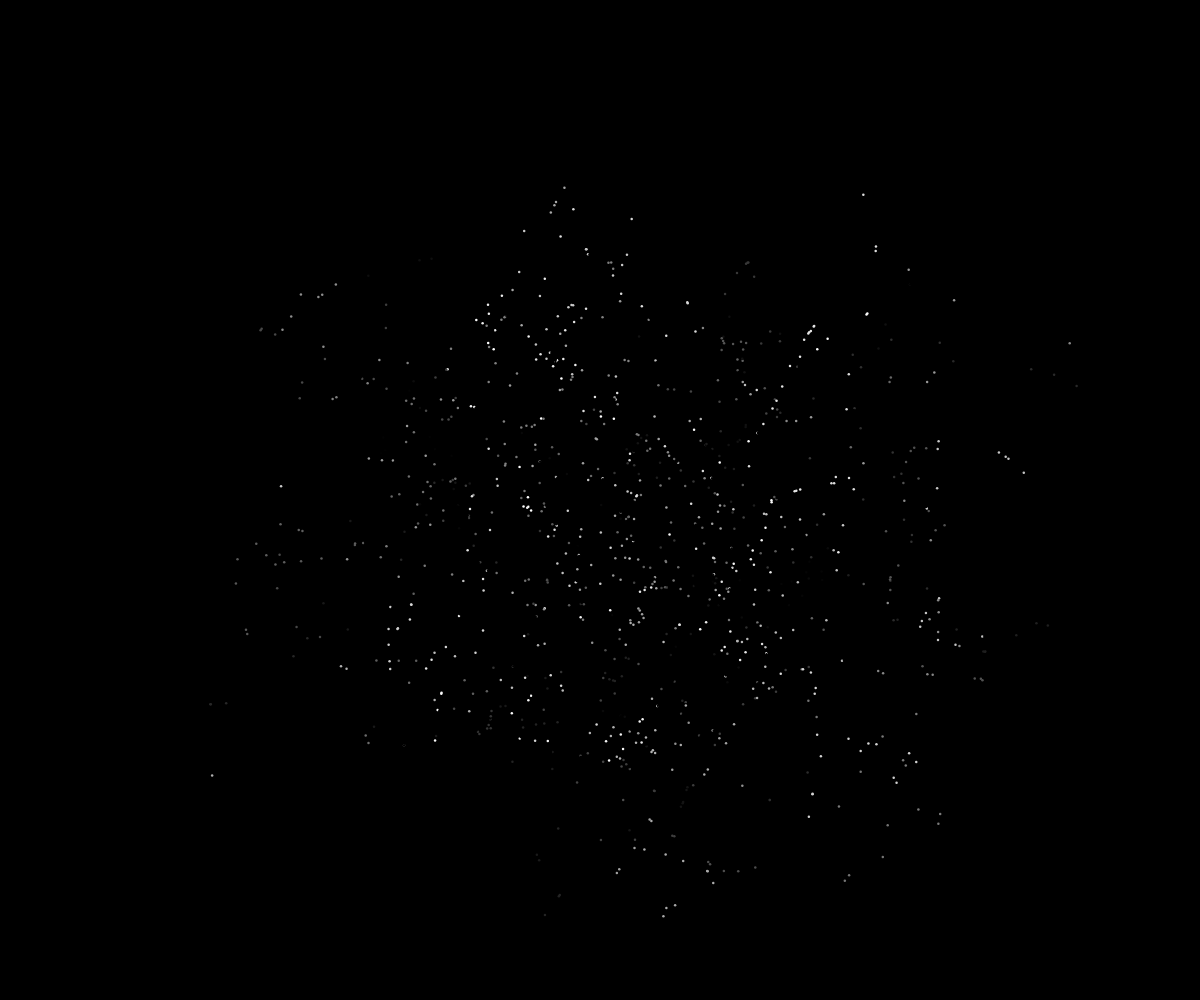
Frame 1 (no input)
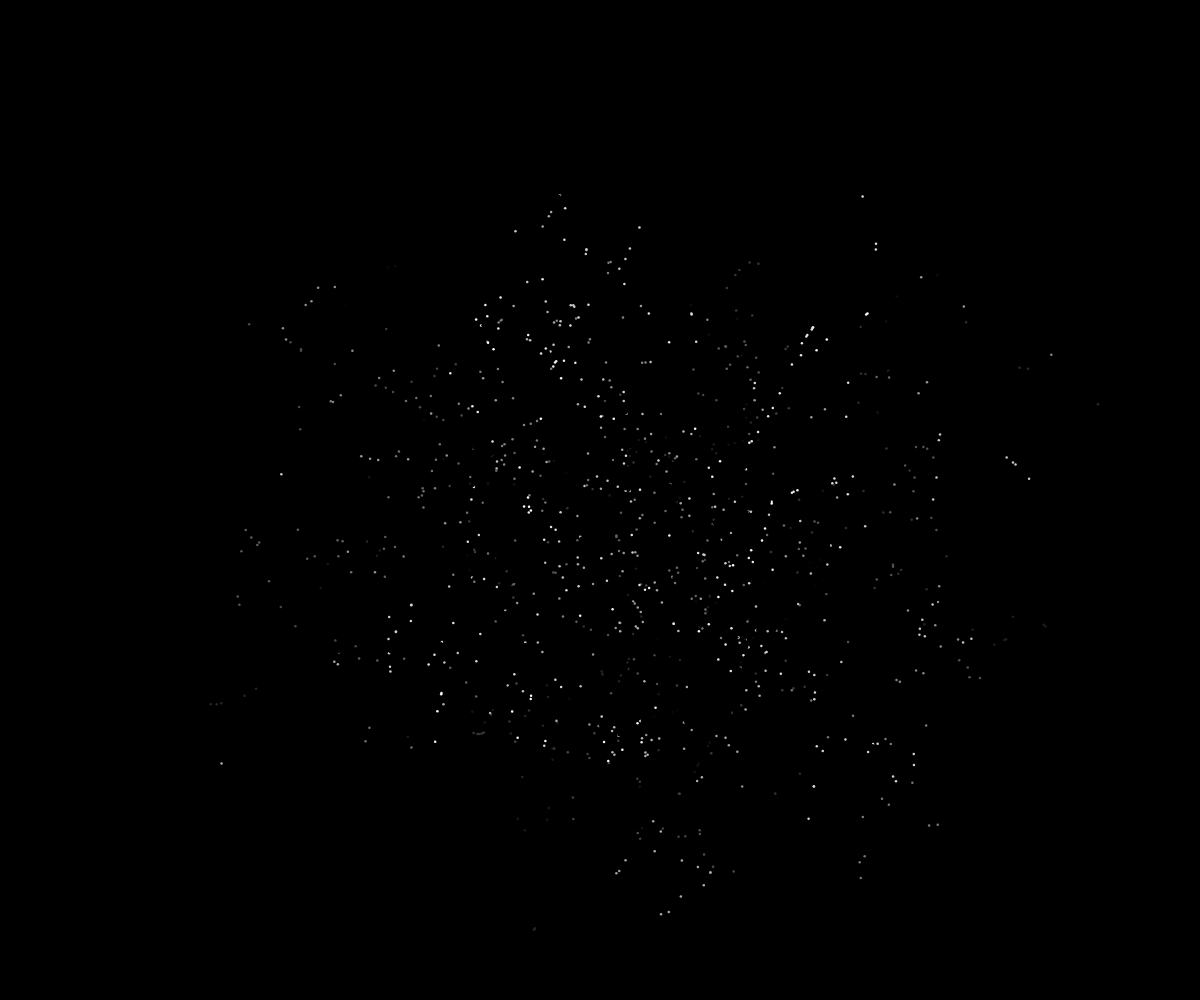
Frame 60 (no input)
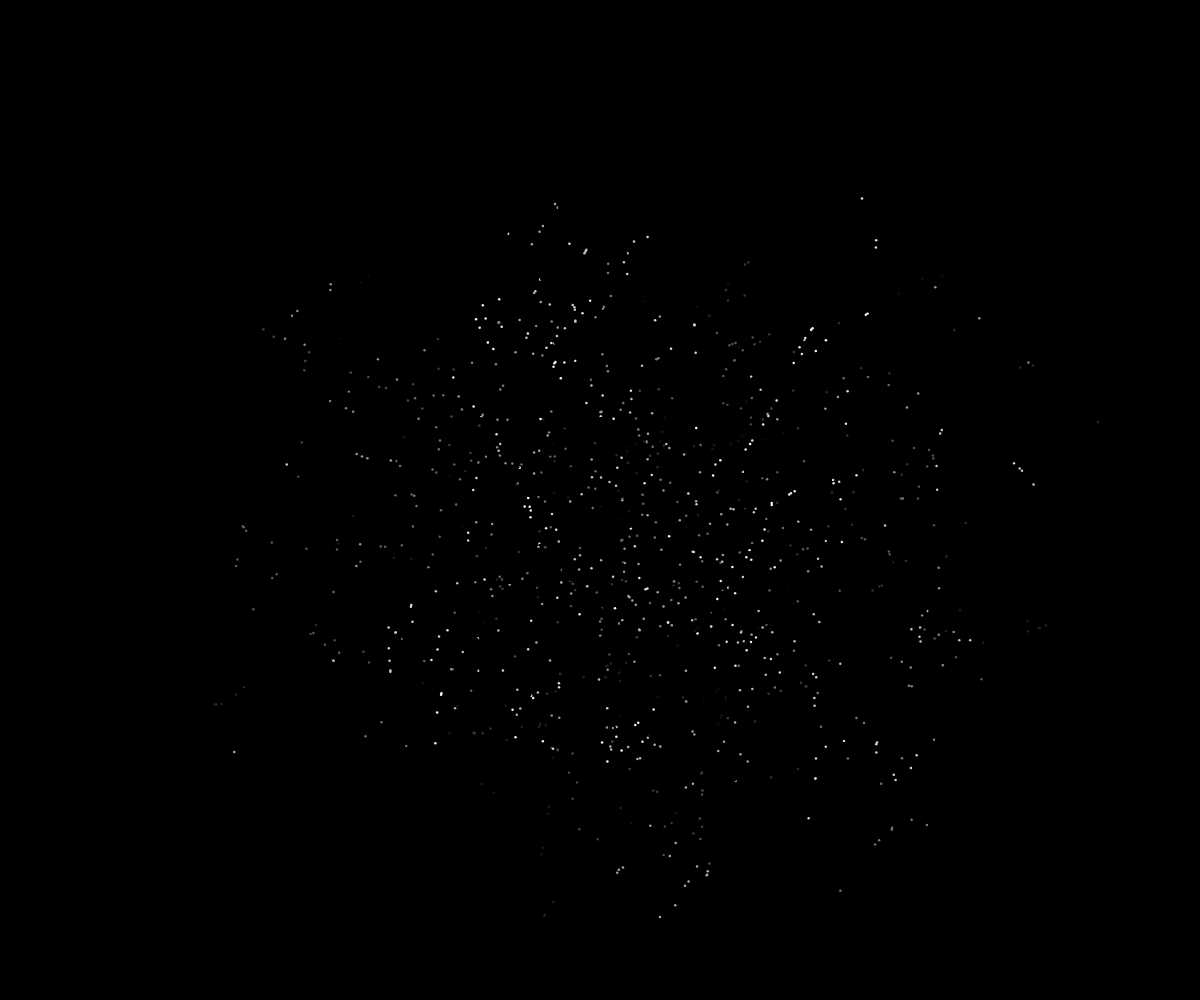
Frame 120 (the mouse pressed at the canvas centre since frame 60)

The p5.js sketch that drew these frames (run headless with seeded random() and noise() and a simulated clock; from frame 60 on, the mouse is pressed at the canvas centre):

// p5.js sketch
// ── sketch.js
//──────────────╔╗╔╗
//╔═╦╗╔╗╔═╦══╦═╗║╚╣╚╗
//║═╣╚╣╚╣╬║║║║╬╚╣╔╣╔╣
//╚═╩═╩═╩═╩╩╩╩══╩═╩═╝
// cllomatt24 (Matteo Cirillo)

var w, h;
var quanti = 5000; // numero elementi
var c = []; // array vuoto che contiene gli elementi (camminatori)
var speedMax = 0.01; // velocità movimento
var d = 2.5; // diametro ellisse

function setup() {
  createCanvas(w = windowWidth, h = windowHeight);
  noStroke(); // no bordi alle ellissi
  
   // crea n oggetti di classe Camminatore
  for (var i = 0; i < quanti; i++) {
    c.push(new Camminatore(i)); // inserisco elementi "i" di classe  
    // Camminatore all'interno dell'array c
    // new significa crea un nuovo oggetto "Camminatore" grazie 
    // alla funzione "Camminatore"
  }

}

function draw() {
  background(0);
  translate(w/14, h/14);
  // per tutti i camminatori chiama i diversi metodi (metodo = funzione)
  for (var i = 0; i < quanti; i++) {
    c[i].move(); // esegue .move per gli elementi "i" dell'array "c"
    c[i].display(); // esegue .display per gli eleenti "i" dell'array "c"
  }
}

// classe: insieme di metodi (funzioni) e di variabili
// insieme di "caratteristiche" che si applicano all'oggetto
function Camminatore(_id) { 
  // _id = variabile locale che definisce il singolo elemento
  
  // costruttore
  this.id = _id; // con this mi riferisco solo a quell'elemento lì
  
  this.x = random(w); // x iniziale
  this.y = random(h); // y iniziale
  
  this.t = random(0, 500); // sparpagliamento ellissi


  // metodo move
  this.move = function() {
    this.x = w * noise(this.t);
    this.y = h * noise(this.t+50);
    this.speed = speedMax * this.t;
    this.t += 0.001 * this.speed;
  }

  // metodo display
  this.display = function() {
    fill(map(this.speed, 1, speedMax, 0, 255)); 
    // mappa la velocità del mio elemento e converti tali valori in colore
    // più l'elemento è veloce e più sarà bianco e viceversa
    ellipse(this.x, this.y, d);
  }
}

function windowResized() {
    resizeCanvas(windowWidth, windowHeight);
}
